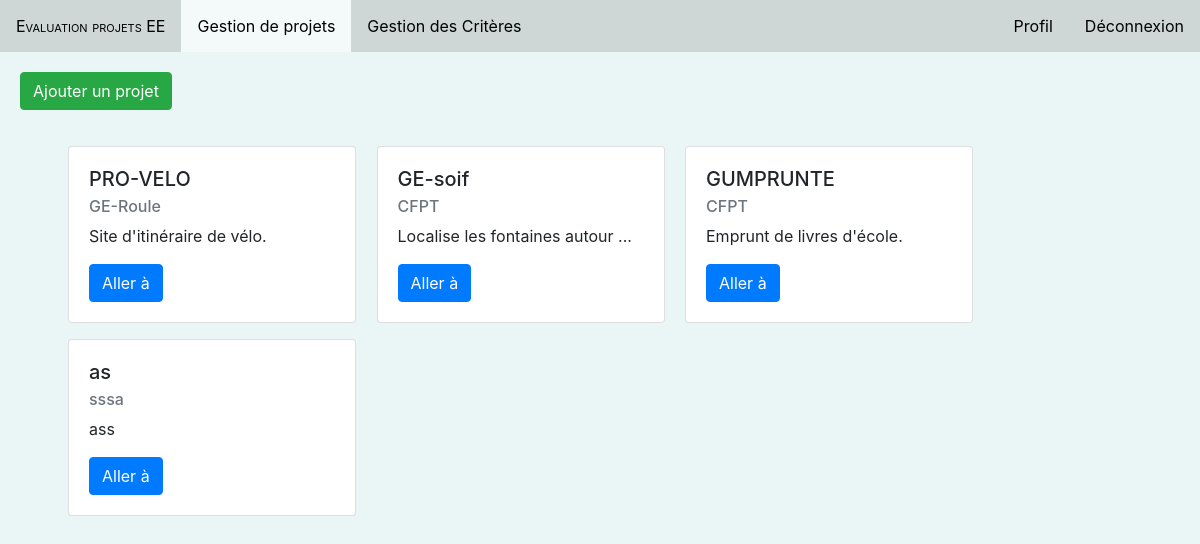
Page /index.php?page=projets (signed in) on the earlier database version.
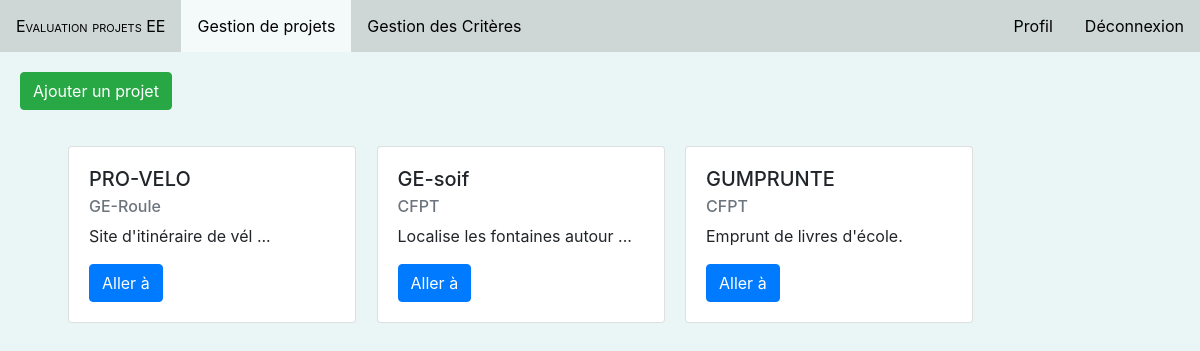
Same page on the later database version.
### tables this page shows
CREATE TABLE `projets` (
  `idProjet` int(11) NOT NULL,
  `titre` varchar(50) NOT NULL,
  `description` varchar(500) NOT NULL,
  `client` varchar(50) NOT NULL,
  `dureePrevue` varchar(10) NOT NULL,
  `dateDebut` date NOT NULL,
  `idDomaine` int(11) NOT NULL,
  `idUtilisateur` int(11) NOT NULL
);

### model/getProjets.php (called while the page is built)
<?php
function GetProjets()
{
  $db = connectDB();
  $query = $db->prepare("SELECT * FROM projets WHERE idUtilisateur = ?");
  $query->bindParam(1, $_SESSION["id"]);
  if ($query->execute()) {
    $tab = $query->fetchAll(PDO::FETCH_ASSOC);
    return $tab;
  }
  else {
    header('Location: ');
  }
}
?>

### views/projetsGestion.php (the view, shortened to what this page needs)
<?php
include 'model/getProjets.php';
?>
<button type="button" class="btn btn-success" style=" margin: 20px;" data-toggle="modal" data-target="#modalAjoutProjets">Ajouter un projet</button>
<div class="container" style="float:right;">
    <div class="row mt-3">
    <?php
    foreach (GetProjets() as $projet) {
      if (strlen($projet["description"]) > 32) {
        $projet["description"] = substr($projet["description"], 0, 30) . " ...";
      }
      echo "<div class=\"card card-custom mx-2 mb-3\" style=\"width: 18rem;\">";
      echo "<div class=\"card-body\">";
      echo "<h5 class=\"card-title\">".$projet["titre"]."</h5>";
      echo "<h6 class=\"card-subtitle mb-2 text-muted\">".$projet["client"]."</h6>";
      echo "<p class=\"card-text\">".$projet["description"]."</p>";
      echo "<form method=\"POST\" action=\"model/afficheDetailGestion.php\">";
      echo "<button type=\"submit\" class=\"btn btn-primary\">Aller à</button>";
      echo "</form>";
      echo "</div>";
      echo "</div>&nbsp;";
    } ?>
  </div>
</div>

Differences in the rows shown:
removed projets: titre "as", client "sssa", description "ass"
changed projets "PRO-VELO": description "Site d'itinéraire de vélo." → "Site d'itinéraire de vél ..."
